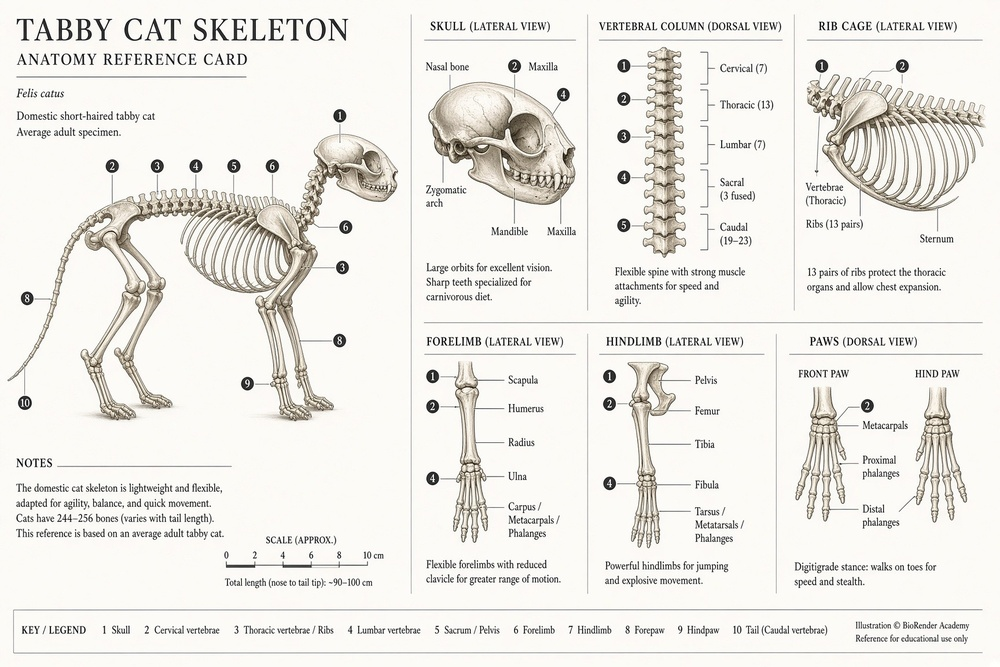
#> input picture plugins/asset-enhancement-engine/skills/asset-enhancement-engine/references/illustrations/L1_skeleton_card_spine_limbs.jpg, 1000 x 667 px, shrunk from 1728 x 1152 before the run
$ python line_map.py ../references/illustrations/L1_skeleton_card_spine_limbs.jpg ../references/illustrations/L1_skeleton_in_body_lateral_dorsal.jpg out.png ../references/illustrations/L1_skeleton_in_body_lateral_dorsal.jpg   (older library calls are emulated)
#> lines starting #> are read from the running program, lines starting #| are printed output that depends on the picture; after the words box and inside, x2 and y2 are one past the last pixel; in counts of white or black regions, pixels touching at a corner belong together
#> further down, img is the input picture: shape (667, 1000, 3); mean B, G, R 230, 234.9, 236.7
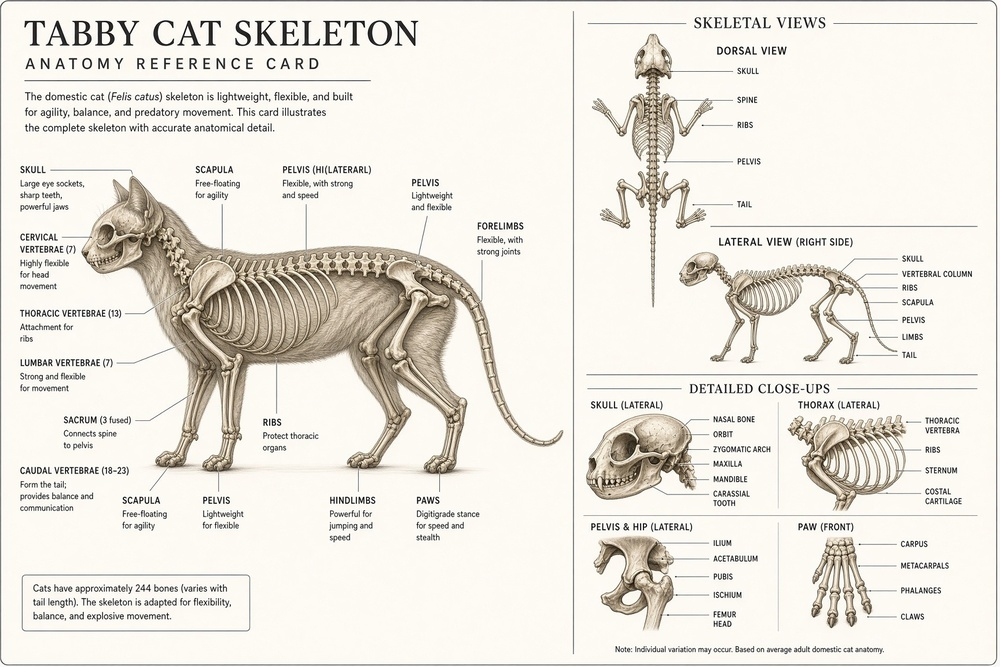
#> input picture plugins/asset-enhancement-engine/skills/asset-enhancement-engine/references/illustrations/L1_skeleton_in_body_lateral_dorsal.jpg, 1000 x 667 px, shrunk from 1728 x 1152 before the run
#> `mask = cv2.imread(sys.argv[4], 0) > 127 if len(sys.argv) > 4 else None`: mask: shape (667, 1000) bool; 93.8% white; black in thin lines or dots
"""LINE MAP: thin structures in an image - bright lines (whiskers, hairs, highlights on rims) and dark lines (mouth
line, nostrils, eyelid rims, cracks) - with their direction and how long / straight they run. Domain-neutral: the
same map reads leaf veins, fabric threads, roads in aerial photos, cracks, handwriting strokes, wiring.

Method: Hessian of the luminance at several scales (scale-normalised by sigma^2); a bright line has a strongly
negative curvature across it, a dark line a strongly positive one. The line runs along the eigenvector of the
smaller-magnitude curvature. "Straightness" = structure-tensor coherence at a larger scale (long straight lines
such as whiskers score high; tangles and texture score low).

usage: python line_map.py <image> <out.npz> [debug.png] [mask.png]
out: bright, dark (strength 0..1, robust-normalised), angle_deg (line direction, x right y down, mod 180),
     straight (0..1), scale (sigma of the strongest response)
First noticed by the person in the photo-flow work (2026-10-17): the bright-ridge map showed nose, nostrils,
mouth, eyes, whiskers and ear hairs in fine detail.
"""
import sys

import cv2
import numpy as np


def hessian(L, s):
    g = cv2.GaussianBlur(L, (0, 0), s)
    xx, yy, xy = cv2.Sobel(g, cv2.CV_32F, 2, 0), cv2.Sobel(g, cv2.CV_32F, 0, 2), cv2.Sobel(g, cv2.CV_32F, 1, 1)
    tr, d = (xx + yy) / 2, np.sqrt(((xx - yy) / 2) ** 2 + xy ** 2)
    l1, l2 = tr - d, tr + d                                       # l1 <= l2
    # eigenvector of the larger-magnitude curvature points ACROSS the line; the line runs perpendicular to it
    across = 0.5 * np.arctan2(2 * xy, xx - yy)                    # direction of the l2 eigenvector
    return l1 * s * s, l2 * s * s, across


def line_map(img, scales=(1.0, 1.5, 2.5), mask=None):
#> called with scales = (1, 1.5, 2.5)
    L = cv2.cvtColor(img, cv2.COLOR_BGR2LAB)[..., 0].astype(np.float32) * 100 / 255
    bright = np.zeros(L.shape, np.float32); dark = np.zeros_like(bright)
    ang = np.zeros_like(bright); scl = np.zeros_like(bright)
    for s in scales:
        l1, l2, across = hessian(L, s)
        b, d = np.maximum(-l1, 0), np.maximum(l2, 0)
        # line direction: for a bright line the across-direction is l1's eigenvector (perpendicular to l2's)
        a_b = np.degrees(across) % 180                            # l2 eigvec = along a bright line
        a_d = (np.degrees(across) + 90) % 180                     # l1 eigvec = along a dark line
        take = np.maximum(b, d) > np.maximum(bright, dark)
        ang = np.where(take, np.where(b >= d, a_b, a_d), ang)
        scl = np.where(take, s, scl)
        bright, dark = np.maximum(bright, b), np.maximum(dark, d)
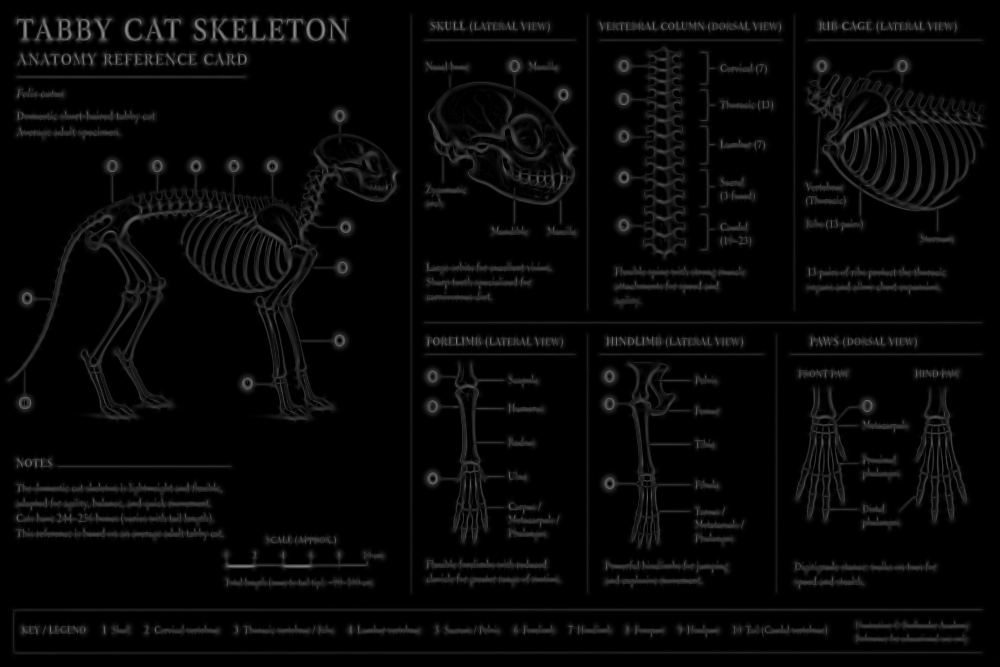
#> dark: shape (667, 1000) float32; min 0, max 144, mean 7.7
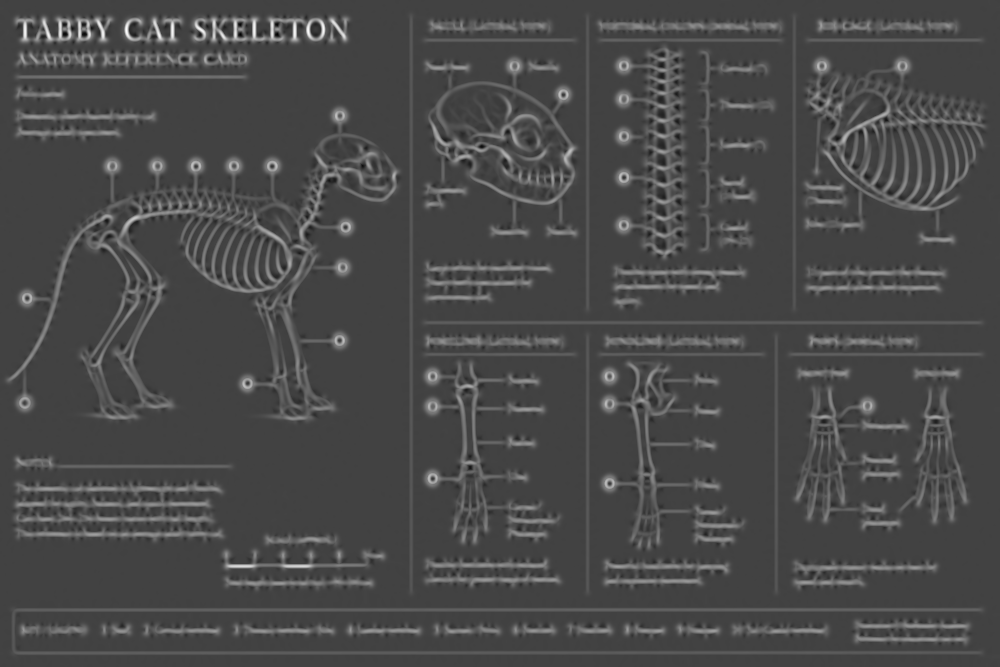
#> l2: shape (667, 1000) float32; min -47.25, max 135.1, mean 5.9; drawn with min black and max white
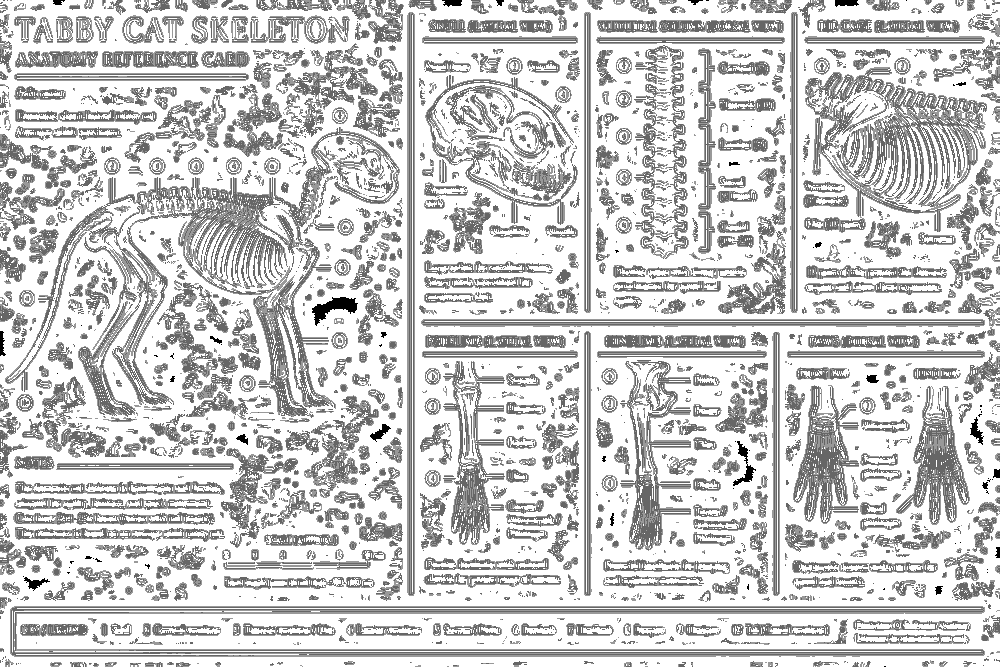
#> scl: shape (667, 1000) float32; min 0, max 2.5, mean 2.01; drawn with min black and max white
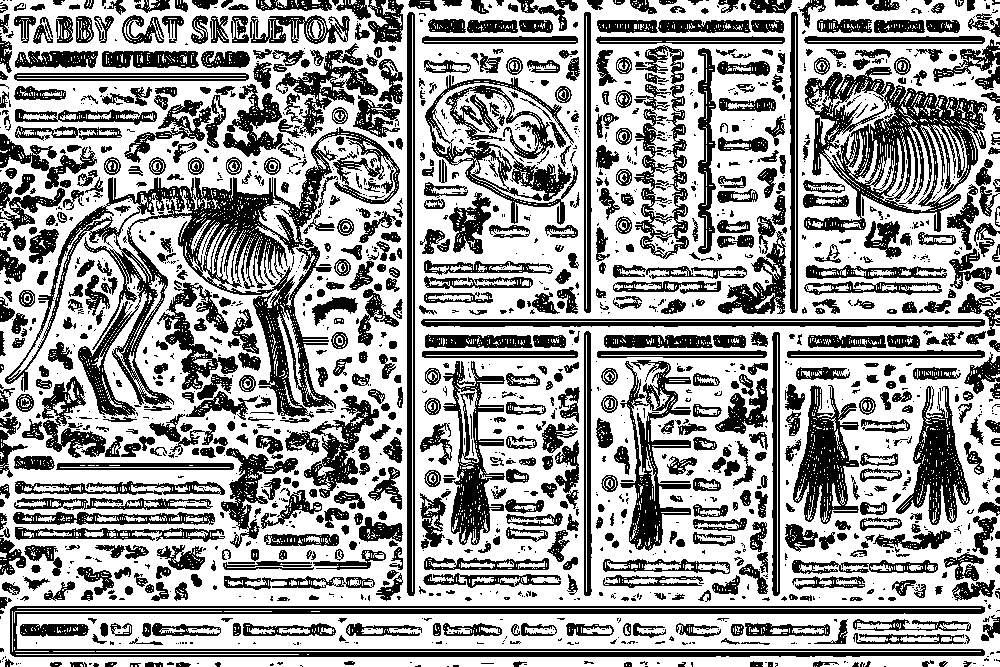
#> take: shape (667, 1000) bool; 61.8% white; 1684 black regions (894 under 20 px), largest, box (x1, y1, x2, y2) and area: (5, 127, 400, 418) 21406, (10, 606, 985, 657) 13078, (804, 67, 987, 233) 11465
    sel = mask if mask is not None else np.ones(L.shape, bool)
    for a in (bright, dark):
        a /= max(np.percentile(a[sel], 99.5), 1e-6)
        np.clip(a, 0, 1, out=a)
#> this loop made 2 passes
    g = cv2.GaussianBlur(L, (0, 0), 1.2)
    gx, gy = cv2.Sobel(g, cv2.CV_32F, 1, 0), cv2.Sobel(g, cv2.CV_32F, 0, 1)
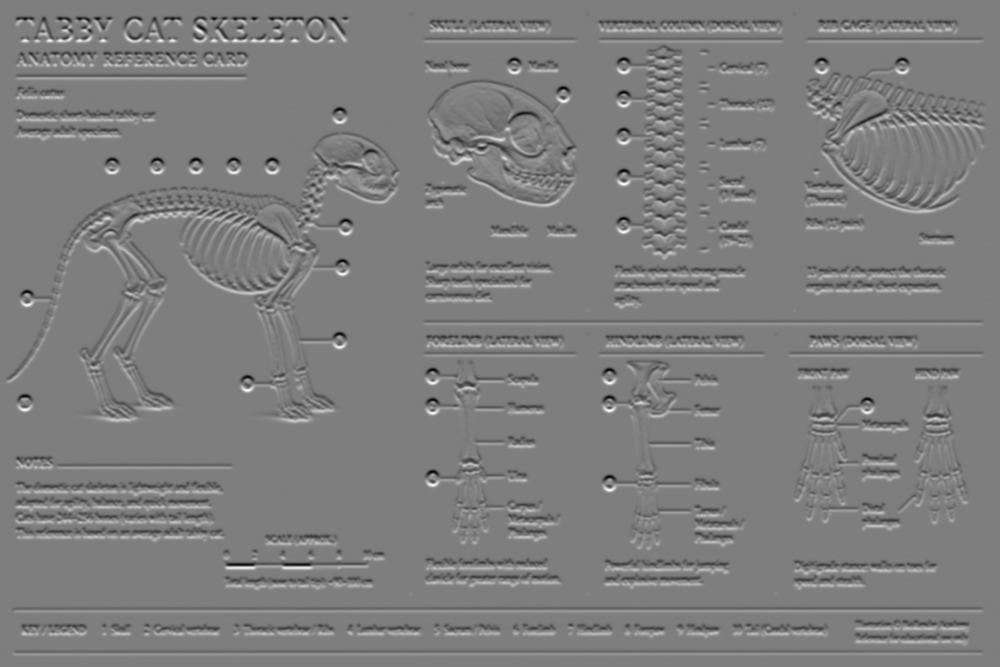
#> gy: shape (667, 1000) float32; min -178.5, max 181.8, mean 0; drawn with min black and max white
    j = [cv2.GaussianBlur(t, (0, 0), 6) for t in (gx * gx, gy * gy, gx * gy)]
#> j = 3 items
    straight = np.sqrt((j[0] - j[1]) ** 2 + 4 * j[2] ** 2) / np.maximum(j[0] + j[1], 1e-6)
#| line map: 1000x667  bright > 0.5: 7.2 %  dark > 0.5: 6.1 %  -> ../references/illustrations/L1_skeleton_in_body_lateral_dorsal.jpg
    return bright, dark, ang.astype(np.float32), straight.astype(np.float32), scl


def debug_image(img, bright, dark):
    base = cv2.cvtColor(cv2.cvtColor(img, cv2.COLOR_BGR2GRAY), cv2.COLOR_GRAY2BGR).astype(np.float32) * 0.35
    out = base.copy()
    out[..., 0] += 255 * bright; out[..., 1] += 255 * bright                     # bright lines: cyan
    out[..., 2] += 255 * dark; out[..., 0] += 255 * dark                         # dark lines: magenta
    return np.clip(out, 0, 255).astype(np.uint8)
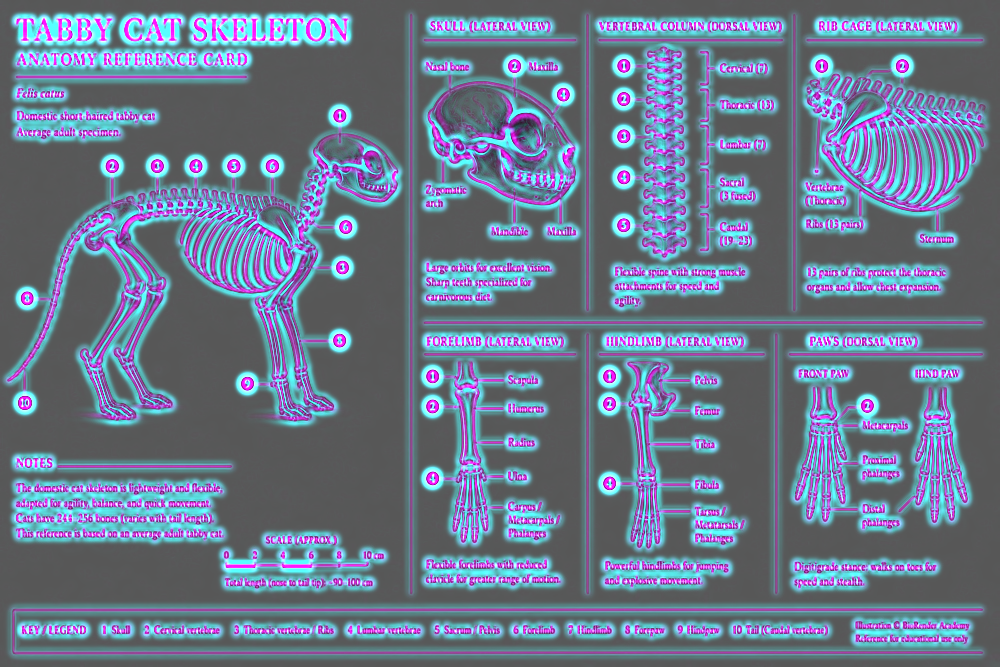
#> returned value: shape (667, 1000, 3); mean of channels 0, 1, 2 139.2, 118.1, 105.9; drawn as B, G, R


if __name__ == "__main__":
    img = cv2.imread(sys.argv[1])
    mask = cv2.imread(sys.argv[4], 0) > 127 if len(sys.argv) > 4 else None
    bright, dark, ang, straight, scl = line_map(img, mask=mask)
    np.savez_compressed(sys.argv[2], bright=bright.astype(np.float16), dark=dark.astype(np.float16),
                        angle_deg=ang.astype(np.float16), straight=straight.astype(np.float16), scale=scl.astype(np.float16))
    print(f"line map: {img.shape[1]}x{img.shape[0]}  bright > 0.5: {(bright > 0.5).mean() * 100:.1f} %  "
          f"dark > 0.5: {(dark > 0.5).mean() * 100:.1f} %  -> {sys.argv[2]}")
    if len(sys.argv) > 3:
        cv2.imwrite(sys.argv[3], debug_image(img, bright, dark))
